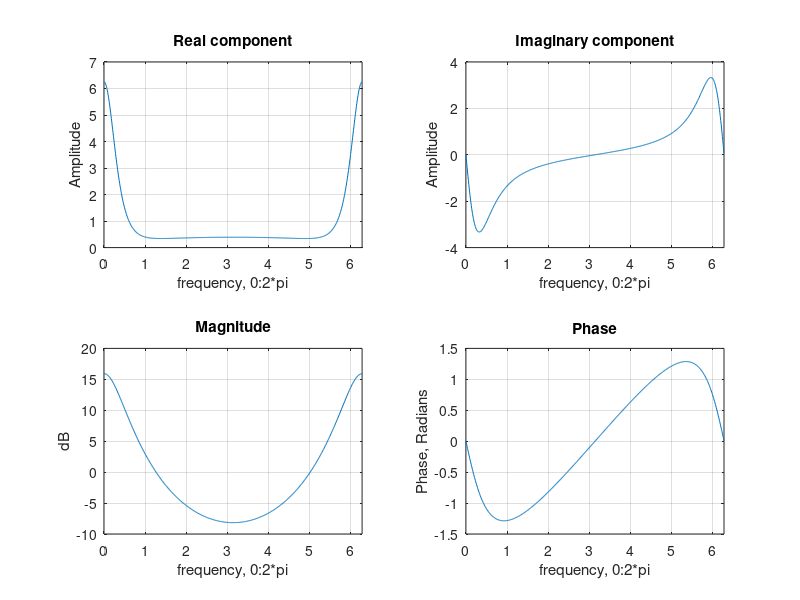

The MATLAB script that drew this image: (Note: this script raises an error after producing the figure.)
%Real+Imaginary parts, magnitude and phase spectra of DTFt
%M3.1---------------------------------------------------------

 clear all; close all; clc

%parameters
r1=0.6;
p1=0;  
w=0:0.01:2*pi;

%DTFT equation
G1=1./(1-2*r1*(cos(p1))*exp(-1i*w)+r1^(2)*exp(-1i*2*w));

%Points of interest
Re1=real(G1);
Im1=imag(G1);
Magnitude1=abs(G1);
dB1=20*log10(Magnitude1);
Phase1=angle(G1);

%plotting af r=0.6; p=0; ----------------------

figure()
subplot(2,2,1)
plot(w,Re1); title('Real component'); grid on
xlim([w(1) w(end)]);xlabel('frequency, 0:2*pi'); ylabel('Amplitude')
subplot(2,2,2)
plot(w,Im1); title('Imaginary component'); grid on
xlim([w(1) w(end)]);xlabel('frequency, 0:2*pi'); ylabel('Amplitude')
subplot(2,2,3)
plot(w,dB1); title('Magnitude'); grid on
xlim([w(1) w(end)]);xlabel('frequency, 0:2*pi'); ylabel('dB')
subplot(2,2,4)
plot(w,Phase1); title('Phase'); grid on
xlim([w(1) w(end)]); xlabel('frequency, 0:2*pi'); ylabel('Phase, Radians')
suptitle('r=0.6; p=0')

%%
%plotting af r=0.9; p=pi; ----------------------
%parameters
r2=0.9;
p2=pi;  

%DTFT equation
G2=1./(1-2*r2*(cos(p2))*exp(-1i*w)+r2^(2)*exp(-1i*2*w));

%Points of interest
Re2=real(G2);
Im2=imag(G2);
Magnitude2=abs(G2);
dB2=20*log10(Magnitude2);
Phase2=angle(G2);

figure()
subplot(2,2,1)
plot(w,Re2); title('Real component'); grid on
xlim([w(1) w(end)]); xlabel('frequency, 0:2*pi'); ylabel('Amplitude')
subplot(2,2,2)
plot(w,Im2); title('Imaginary component'); grid on
xlim([w(1) w(end)]); xlabel('frequency, 0:2*pi'); ylabel('Amplitude')
subplot(2,2,3)
plot(w,dB2); title('Magnitude'); grid on
xlim([w(1) w(end)]); xlabel('frequency, 0:2*pi'); ylabel('dB')
subplot(2,2,4)
plot(w,Phase2); title('Phase'); grid on
xlim([w(1) w(end)]); xlabel('frequency, 0:2*pi'); ylabel('Phase, Radians')
suptitle('r=0.9; p=pi')

%%
%plotting af r=0.99; p=pi/4; ----------------------

%parameters
r3=0.99;
p3=pi/4;

%DTFT equation
G3=1./(1-2*r3*(cos(p3))*exp(-1i*w)+r3^(2)*exp(-1i*2*w));

%Points of interest
Re3=real(G3);
Im3=imag(G3);
Magnitude3=abs(G3);
dB3=20*log10(Magnitude3);
Phase3=angle(G3);

figure()
subplot(2,2,1)
plot(w,Re3); title('Real component'); grid on
xlim([w(1) w(end)]); xlabel('frequency, 0:2*pi'); ylabel('Amplitude')
subplot(2,2,2)
plot(w,Im3); title('Imaginary component'); grid on
xlim([w(1) w(end)]);xlabel('frequency, 0:2*pi'); ylabel('Amplitude')
subplot(2,2,3)
plot(w,dB3); title('Magnitude'); grid on
xlim([w(1) w(end)]);xlabel('frequency, 0:2*pi'); ylabel('dB')
subplot(2,2,4)
plot(w,Phase3); title('Phase'); grid on
suptitle('r=0.99; p=pi/4')
xlim([w(1) w(end)]);xlabel('frequency, 0:2*pi'); ylabel('Phase, Radians')

